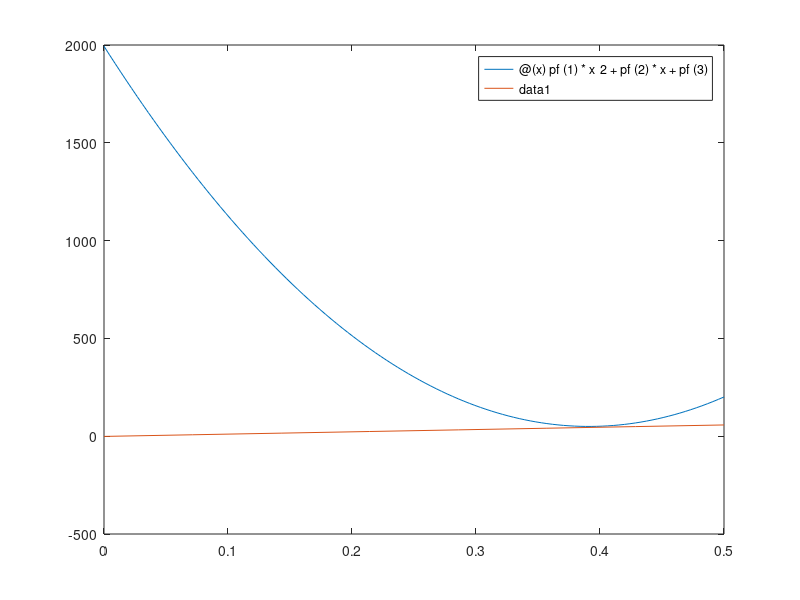

MATLAB code to generate this figure:
linear_displacement = [0.1 0.17 0.27 0.35];
poly_displacement = [0.39 0.42 0.43 0.44];
linear_force = [10 20 30 40];
poly_force = [50 60 70 80];

lf = polyfit(linear_displacement,linear_force,1);
pf = polyfit(poly_displacement,poly_force,2);
lf(1)
pff = @(x) pf(1)*x^2 + pf(2)*x +pf(3);
lff = @(x) lf(1)*x + lf(2);
figure
fplot(pff,[0 0.5]);
hold on;
fplot(lff,[0 0.5]);
